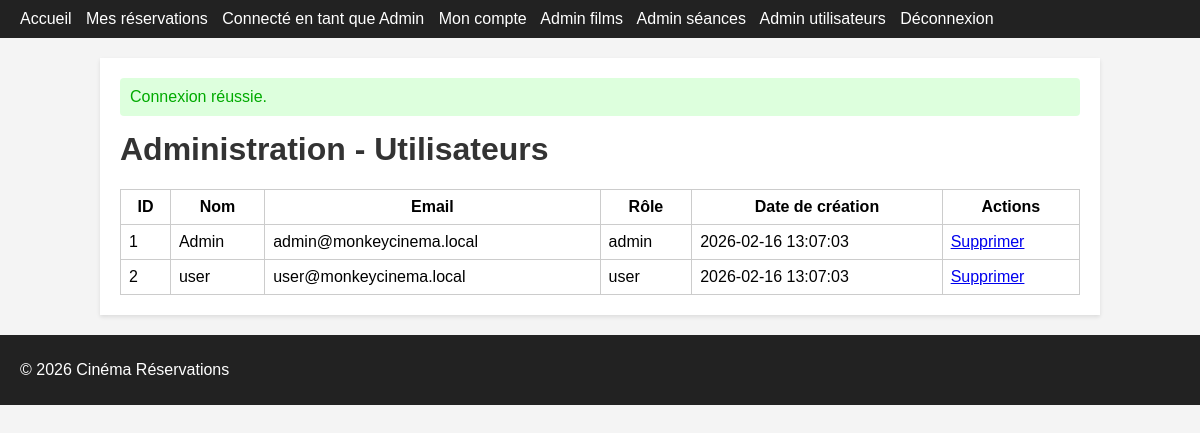
Screenshot of /?controller=admin&action=users (signed in) with the database file from the repository.
### tables this page shows
CREATE TABLE IF NOT EXISTS users (
    id INT AUTO_INCREMENT PRIMARY KEY,
    name VARCHAR(100) NOT NULL,
    email VARCHAR(150) NOT NULL UNIQUE,
    password VARCHAR(255) NOT NULL,
    role ENUM('user', 'admin') NOT NULL DEFAULT 'user',
    remember_token VARCHAR(255) NULL,
    remember_token_expires_at DATETIME NULL,
    created_at DATETIME NOT NULL DEFAULT CURRENT_TIMESTAMP
);

### app/core/Controller.php (called while the page is built, shortened)
<?php
abstract class Controller
{
    protected function render(string $view, array $params = []): void
    {
        extract($params);
        $viewFile = __DIR__ . '/../views/' . $view . '.php';
        require __DIR__ . '/../views/layouts/header.php';
        require $viewFile;
        require __DIR__ . '/../views/layouts/footer.php';
    }
}

### app/controllers/AdminController.php (called while the page is built, shortened)
<?php
require_once __DIR__ . '/../core/Controller.php';
require_once __DIR__ . '/../core/Security.php';
require_once __DIR__ . '/../models/User.php';
class AdminController extends Controller
{
    public function users(): void
    {
        $users = User::all();
        $this->render('admin/users', ['users' => $users]);
    }
}

### app/core/Router.php (called while the page is built, shortened)
<?php
require_once __DIR__ . '/../config/database.php';
require_once __DIR__ . '/Controller.php';
require_once __DIR__ . '/Model.php';
require_once __DIR__ . '/Security.php';
class Router
{
    public static function dispatch(): void
    {
        $action = $_GET['action'] ?? 'index';
        $controller = new $controllerClass();
        $controller->$action();
    }
}

### public/index.php (called while the page is built, shortened)
    <?php
require_once __DIR__ . '/../app/core/Router.php';
Router::dispatch();

### app/config/database.php (called while the page is built, shortened)
<?php
class Database
{
    private static ?PDO $instance = null;
    public static function getConnection(): PDO
    {
        if (self::$instance === null) {
            $dsn = 'mysql:host=' . DB_HOST . ';dbname=' . DB_NAME . ';charset=' . DB_CHARSET;
            $options = [
                PDO::ATTR_ERRMODE            => PDO::ERRMODE_EXCEPTION,
                PDO::ATTR_DEFAULT_FETCH_MODE => PDO::FETCH_ASSOC,
                PDO::ATTR_EMULATE_PREPARES   => false,
            ];
            self::$instance = new PDO($dsn, DB_USER, DB_PASS, $options);
        }
        return self::$instance;
    }
}

### app/models/User.php (called while the page is built, shortened)
<?php
require_once __DIR__ . '/../core/Model.php';
class User extends Model
{
    public static function all(): array
    {
        $model = new self();
        $stmt = $model->db->query('SELECT * FROM users ORDER BY created_at DESC');
        return $stmt->fetchAll();
    }
}

### app/core/Model.php (called while the page is built, shortened)
<?php
abstract class Model
{
    public function __construct()
    {
        $this->db = Database::getConnection();
    }
}

### app/core/Security.php (called while the page is built, shortened)
<?php
class Security
{
    public static function e(?string $value): string
    {
        return htmlspecialchars($value ?? '', ENT_QUOTES | ENT_SUBSTITUTE, 'UTF-8');
    }
}

### app/views/admin/users.php (the view)
<h1>Administration - Utilisateurs</h1>
<?php if (empty($users)): ?>
    <p>Aucun utilisateur.</p>
<?php else: ?>
    <table>
        <thead>
        <tr>
            <th>ID</th>
            <th>Nom</th>
            <th>Email</th>
            <th>Rôle</th>
            <th>Date de création</th>
            <th>Actions</th>
        </tr>
        </thead>
        <tbody>
        <?php foreach ($users as $user): ?>
            <tr>
                <td><?php echo (int)$user['id']; ?></td>
                <td><?php echo \Security::e($user['name']); ?></td>
                <td><?php echo \Security::e($user['email']); ?></td>
                <td><?php echo \Security::e($user['role']); ?></td>
                <td><?php echo \Security::e($user['created_at']); ?></td>
                <td>
                    <a href="<?php echo BASE_URL; ?>?controller=admin&action=users&delete=<?php echo (int)$user['id']; ?>"
                       onclick="return confirm('Supprimer cet utilisateur et ses réservations ?');">Supprimer</a>
                </td>
            </tr>
        <?php endforeach; ?>
        </tbody>
    </table>
<?php endif; ?>

### public/assets/css/style.css (style rules this page uses)
body { font-family: Arial, sans-serif; margin: 0; padding: 0; background-color: #f4f4f4; }
table { width: 100%; border-collapse: collapse; margin-top: 10px; }
th, td { padding: 8px; border: 1px solid #ccc; }
h1, h2 { margin-top: 0; color: #333; }

### rows the page displays
users: id "1", name "Admin", email "admin@monkeycinema.local", role "admin", created_at "2026-02-16 13:07:03"
users: id "2", name "user", email "user@monkeycinema.local", role "user", created_at "2026-02-16 13:07:03"
